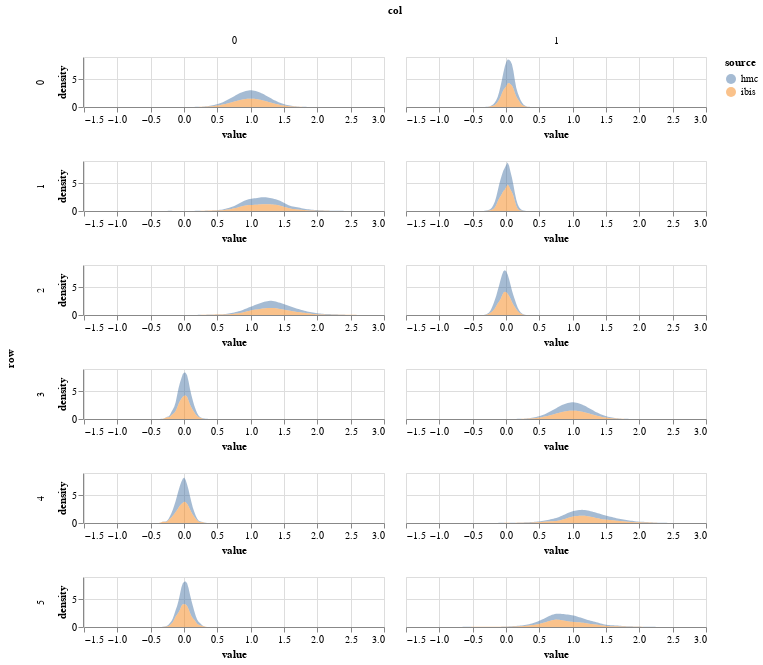

This figure's notebook cell:
### Code cell
param = 'beta'
df = get_post_df(ps[param]) 
df['source'] = 'hmc'
df2 = get_post_df(particles.particles[param])
df2['source'] = 'ibis'

plot_density(pd.concat([df,df2]))

### Figure 1 — Vega-Lite specification as saved in the notebook (floating-point values rounded to 4 significant figures; data arrays with more than 128 entries replaced by an {"elided": "..."} marker saying what was removed)
{"config": {"view": {"continuousWidth": 400, "continuousHeight": 300}}, "data": {"name": "data-2683a1fdcbd44c8176382dd72801660e"}, "mark": {"type": "area", "opacity": 0.5}, "encoding": {"color": {"type": "nominal", "field": "source"}, "column": {"type": "quantitative", "field": "col"}, "row": {"type": "quantitative", "field": "row"}, "x": {"type": "quantitative", "field": "value"}, "y": {"type": "quantitative", "field": "density"}}, "height": 50, "resolve": {"scale": {"x": "independent"}}, "transform": [{"fold": ["value"]}, {"density": "value", "groupby": ["cn", "row", "col", "source"]}], "width": 300, "$schema": "https://vega.github.io/schema/vega-lite/v4.8.1.json", "datasets": {"data-2683a1fdcbd44c8176382dd72801660e": {"elided": "24000 records"}}}
